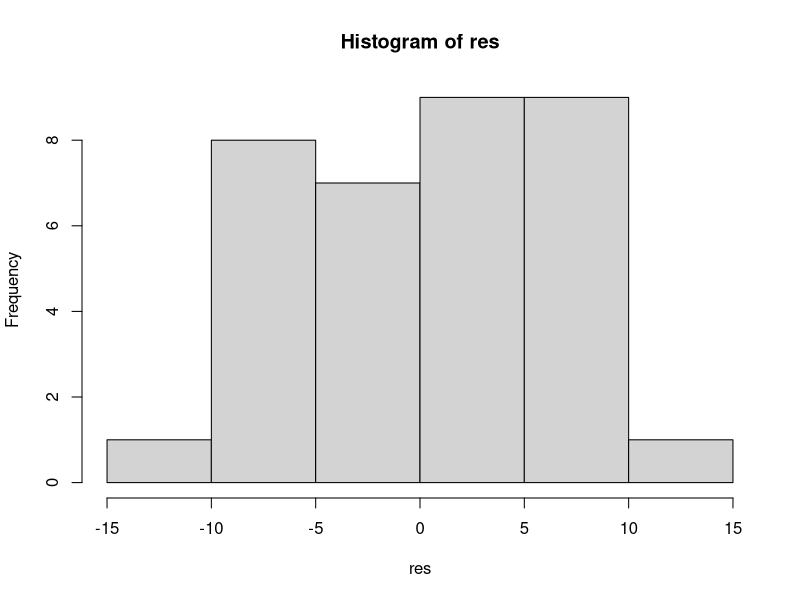
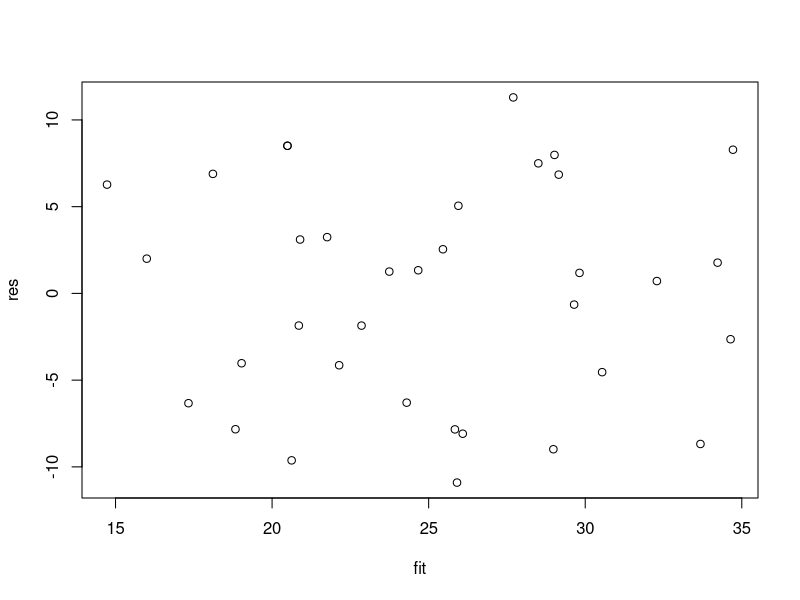
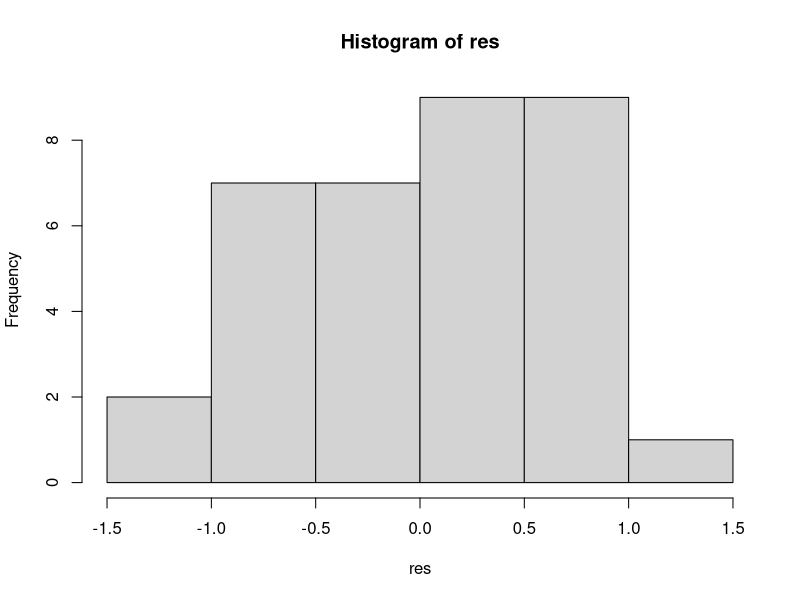
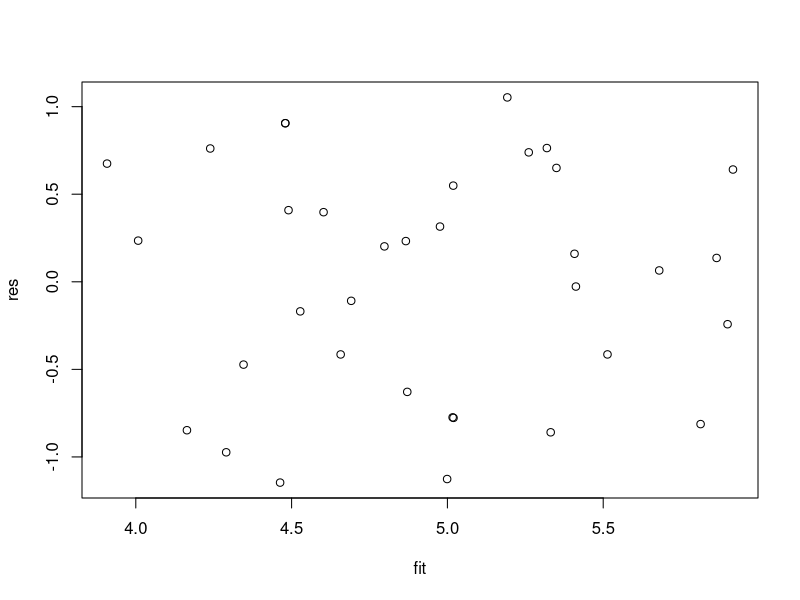
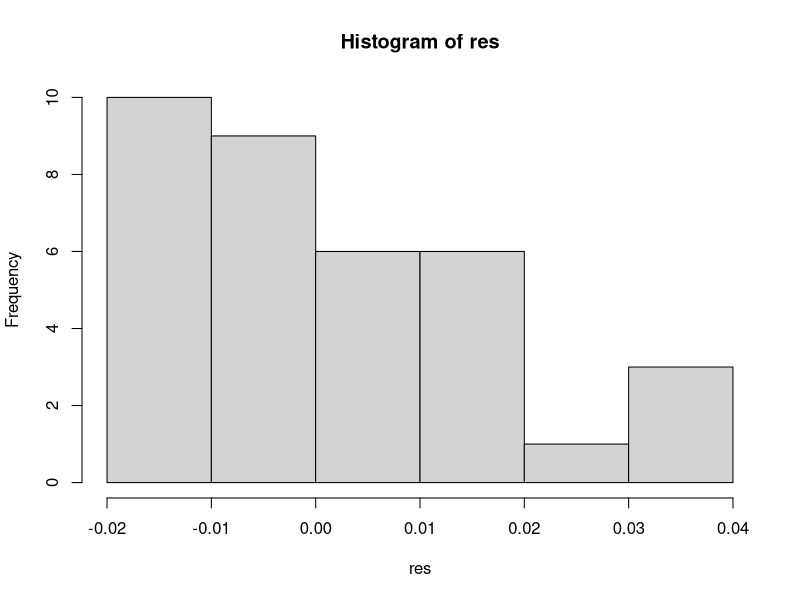
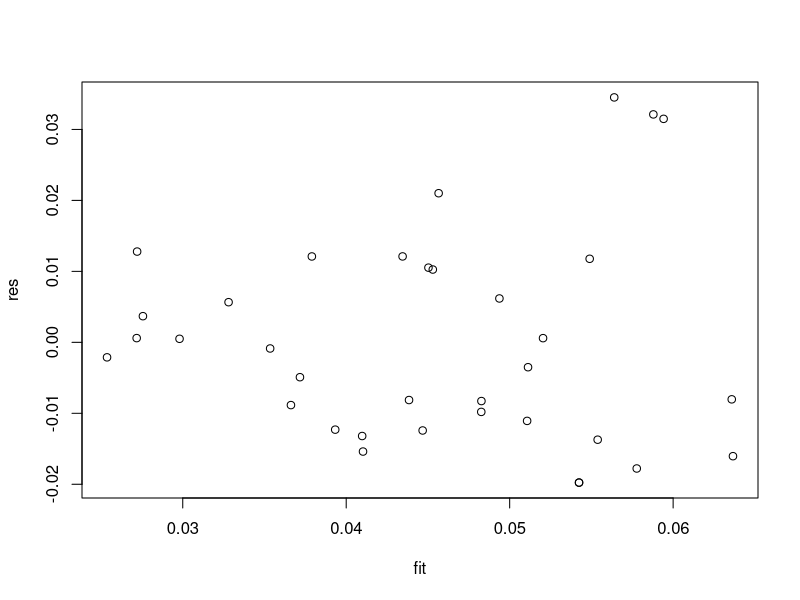

Here is the R script that generated these plots, in order:
##########
#Variabel Zoo
##########
L_1 = 0.005
Sr_1 = 0.1 
S_1 = 0.01 
K_1 = 0.01
B_1 = 0.01 
Sp_1 = 0.01 
Lt_1 = 0.01 
Pc_1 = 0.9 

setwd("C:/Users/Lauren/Documents/Delta Contract/Mappings/Mappings_Visual_Simulation")

library(Hmisc)


rename = function(file){
	file[,1] -> R1
	file[,2] -> V2
	file[,3] -> V3
	file[,4] -> V4
	return(data.frame(R1,V2,V3,V4))
}
#file = read.csv("test12.csv", header = T, sep = ",")

load_data = function(){
R1 = read.table("vis_sim_R1.txt", header = F)
V2 = read.table("vis_sim_V2.txt", header = F)
V3 = read.table("vis_sim_V3.txt", header = F) 
V4 = read.table("vis_sim_V4.txt", header = F)  

data = data.frame(R1,V2,V3,V4)
data[32,] <- data[1,]
data = rename(data)
return(data)
}
data = load_data()

# Continoius vairbles 
reduced <- lm(data$R1 ~ data$V2 + data$V3 + data$V4, data = data)
full <- lm(data$R1~as.factor(data$V2 + data$V3 + data$V4), data= data)
anova(reduced, full)
# Pass LoF
LoF_P_value = anova(reduced,full)[2,6]
print("Pass Lof?")
print(LoF_P_value > L_1)

# Spearman 
# For this mapping should all be below .9
rcorr(as.matrix(data))

# Multiple Regression with all variables 
regression = lm(data$R1 ~ data$V2 + data$V3 + data$V4, data = data)
residuals = regression$residuals
sw<-shapiro.test(regression$residuals)
sw_P_value = shapiro.test(regression$residuals)[2]
sw_P_value
if(sw_P_value < S_1){
	print("Fail Shapiro")
}else{
	print("Pass Shapiro")
}

res<-regression$residual
fit<-regression$fitted
hist(res)
plot(fit, res)

Response_Transformed = data$R1 ** .5
# Multiple Regression with all variables 
regression = lm(Response_Transformed ~ data$V2 + data$V3 + data$V4, data = data)
residuals = regression$residuals

### I tHink We Pass Shiprio 
sw<-shapiro.test(regression$residuals)
sw_P_value = shapiro.test(regression$residuals)[2]
sw_P_value
if(sw_P_value < S_1){
	print("Fail Shapiro")
}else{
	print("Pass Shapiro")
}

res<-regression$residual
fit<-regression$fitted
hist(res)
plot(fit,res)
#run barlett's test
bar <- bartlett.test(list(res, fit), data=dataset)
bar_P_value = bar[3]
if(bar_P_value > B_1){  # if P > B_1, then the Residuals are the the same and we "Pass", and Pass = true 
print("Pass Bartlet")
}else{
	print("Fail Bartlet")
}

Response_Transformed_2 =  1/(data$R1 + .0001)

regression = lm(Response_Transformed_2 ~ data$V2 + data$V3 + data$V4, data = data)
residuals = regression$residuals

sw<-shapiro.test(regression$residuals)
sw_P_value = shapiro.test(regression$residuals)[2]
sw_P_value
if(sw_P_value < S_1){
	print("Fail Shapiro")
}else{
	print("Pass Shapiro")
}

res<-regression$residual
fit<-regression$fitted
hist(res)
plot(fit,res)

#run barlett's test
bar <- bartlett.test(list(res, fit), data=dataset)
bar_P_value = bar[3]
bar_P_value
if(bar_P_value > B_1){  # if P > B_1, then the Residuals are the the same and we "Pass", and Pass = true 
print("Pass Bartlet")
}else{
	print("Fail Bartlet")
}


# data = cbind(data, Response_Transformed, Response_Transformed_2)
# write.csv(data, "MutipleRegression3e.csv")
